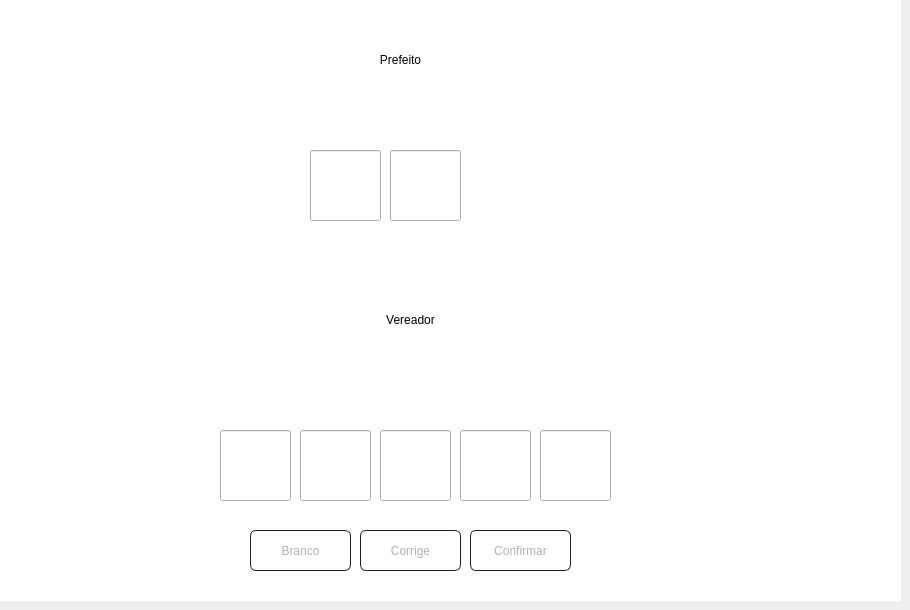
    <widget class="QWidget" name="page_numero">
     <widget class="QFrame" name="frame_votacao">
      <property name="geometry">
       <rect>
        <x>0</x>
        <y>0</y>
        <width>901</width>
        <height>601</height>
       </rect>
      </property>
      <property name="frameShape">
       <enum>QFrame::StyledPanel</enum>
      </property>
      <property name="frameShadow">
       <enum>QFrame::Raised</enum>
      </property>
      <widget class="QPushButton" name="votar">
       <property name="geometry">
        <rect>
         <x>470</x>
         <y>530</y>
         <width>101</width>
         <height>41</height>
        </rect>
       </property>
       <property name="styleSheet">
        <string notr="true">QPushButton#votar {
    color: #b1b1b1;
    background-color: QLinearGradient( x1: 0, y1: 0, x2: 0, y2: 1,
	stop: 0 #565656,
	stop: 0.1 #525252,
	stop: 0.5 #4e4e4e,
	stop: 0.9 #4a4a4a,
	stop: 1 #464646);
    border-width: 1px;
    border-color: #1e1e1e;
    border-style: solid;
    border-radius: 6;

}

QPushButton:hover#votar {
	background-color: QLinearGradient( x1: 0, y1: 0, x2: 0, y2: 1,
	stop: 0 #2d2d2d,
	stop: 0.1 #2b2b2b,
	stop: 0.5 #292929,
	stop: 0.9 #282828,
	stop: 1 #252525);

}

QPushButton:pressed#votar {
   background-color: QLinearGradient( x1: 0, y1: 0, x2: 0, y2: 1,
	stop: 0 #2d2d2d,
	stop: 0.1 #2b2b2b,
	stop: 0.5 #292929,
	stop: 0.9 #282828,
	stop: 1 #252525);
}</string>
       </property>
       <property name="text">
        <string>Confirmar</string>
       </property>
       <property name="autoDefault">
        <bool>true</bool>
       </property>
      </widget>
      <widget class="QLabel" name="background_2">
       <property name="geometry">
        <rect>
         <x>0</x>
         <y>0</y>
         <width>901</width>
         <height>601</height>
        </rect>
       </property>
       <property name="styleSheet">
        <string notr="true">background-color: rgb(255, 255, 255);</string>
       </property>
       <property name="text">
        <string>&lt;html&gt;&lt;head/&gt;&lt;body&gt;&lt;p align=&quot;center&quot;&gt;&lt;br/&gt;&lt;/p&gt;&lt;/body&gt;&lt;/html&gt;</string>
       </property>
      </widget>
      <widget class="QLabel" name="prefeito_nome">
       <property name="geometry">
        <rect>
         <x>270</x>
         <y>0</y>
         <width>261</width>
         <height>121</height>
        </rect>
       </property>
       <property name="styleSheet">
        <string notr="true">font: 36pt &quot;MS Shell Dlg 2&quot;;</string>
       </property>
       <property name="text">
        <string>&lt;center&gt;Prefeito&lt;/center&gt;</string>
       </property>
      </widget>
      <widget class="QLabel" name="vereador_nome">
       <property name="geometry">
        <rect>
         <x>280</x>
         <y>270</y>
         <width>261</width>
         <height>101</height>
        </rect>
       </property>
       <property name="styleSheet">
        <string notr="true">font: 36pt &quot;MS Shell Dlg 2&quot;;</string>
       </property>
       <property name="text">
        <string>&lt;html&gt;&lt;head/&gt;&lt;body&gt;&lt;p align=&quot;center&quot;&gt;Vereador&lt;/p&gt;&lt;/body&gt;&lt;/html&gt;</string>
       </property>
      </widget>
      <widget class="QLineEdit" name="prefeito_1">
       <property name="geometry">
        <rect>
         <x>310</x>
         <y>150</y>
         <width>71</width>
         <height>71</height>
        </rect>
       </property>
       <property name="font">
        <font>
         <family>MS Shell Dlg 2</family>
         <pointsize>30</pointsize>
         <weight>50</weight>
         <italic>false</italic>
         <bold>false</bold>
         <stylestrategy>PreferDefault</stylestrategy>
        </font>
       </property>
       <property name="focusPolicy">
        <enum>Qt::StrongFocus</enum>
       </property>
       <property name="layoutDirection">
        <enum>Qt::LeftToRight</enum>
       </property>
       <property name="styleSheet">
        <string notr="true">font: 30pt &quot;MS Shell Dlg 2&quot;;</string>
       </property>
       <property name="inputMethodHints">
        <set>Qt::ImhNone</set>
       </property>
       <property name="inputMask">
        <string/>
       </property>
       <property name="text">
        <string/>
       </property>
       <property name="maxLength">
        <number>1</number>
       </property>
       <property name="frame">
        <bool>true</bool>
       </property>
       <property name="cursorPosition">
        <number>0</number>
       </property>
      </widget>
      <widget class="QLineEdit" name="prefeito_2">
       <property name="geometry">
        <rect>
         <x>390</x>
         <y>150</y>
         <width>71</width>
         <height>71</height>
        </rect>
       </property>
       <property name="styleSheet">
        <string notr="true">font: 30pt &quot;MS Shell Dlg 2&quot;;</string>
       </property>
       <property name="maxLength">
        <number>1</number>
       </property>
      </widget>
      <widget class="QLineEdit" name="vereador_1">
       <property name="geometry">
        <rect>
         <x>220</x>
         <y>430</y>
         <width>71</width>
         <height>71</height>
        </rect>
       </property>
       <property name="styleSheet">
        <string notr="true">font: 30pt &quot;MS Shell Dlg 2&quot;;</string>
       </property>
       <property name="maxLength">
        <number>1</number>
       </property>
      </widget>
      <widget class="QLineEdit" name="vereador_3">
       <property name="geometry">
        <rect>
         <x>380</x>
         <y>430</y>
         <width>71</width>
         <height>71</height>
        </rect>
       </property>
       <property name="styleSheet">
        <string notr="true">font: 30pt &quot;MS Shell Dlg 2&quot;;</string>
       </property>
       <property name="maxLength">
        <number>1</number>
       </property>
      </widget>
      <widget class="QLineEdit" name="vereador_2">
       <property name="geometry">
        <rect>
         <x>300</x>
         <y>430</y>
         <width>71</width>
         <height>71</height>
        </rect>
       </property>
       <property name="styleSheet">
        <string notr="true">font: 30pt &quot;MS Shell Dlg 2&quot;;</string>
       </property>
       <property name="maxLength">
        <number>1</number>
       </property>
      </widget>
      <widget class="QLineEdit" name="vereador_5">
       <property name="geometry">
        <rect>
         <x>540</x>
         <y>430</y>
         <width>71</width>
         <height>71</height>
        </rect>
       </property>
       <property name="autoFillBackground">
        <bool>false</bool>
       </property>
       <property name="styleSheet">
        <string notr="true">font: 30pt &quot;MS Shell Dlg 2&quot;;</string>
       </property>
       <property name="maxLength">
        <number>1</number>
       </property>
      </widget>
      <widget class="QLineEdit" name="vereador_4">
       <property name="geometry">
        <rect>
         <x>460</x>
         <y>430</y>
         <width>71</width>
         <height>71</height>
        </rect>
       </property>
       <property name="autoFillBackground">
        <bool>false</bool>
       </property>
       <property name="styleSheet">
        <string notr="true">font: 30pt &quot;MS Shell Dlg 2&quot;;</string>
       </property>
       <property name="maxLength">
        <number>1</number>
       </property>
      </widget>
      <widget class="QPushButton" name="branco">
       <property name="geometry">
        <rect>
         <x>250</x>
         <y>530</y>
         <width>101</width>
         <height>41</height>
        </rect>
       </property>
       <property name="styleSheet">
        <string notr="true">QPushButton#branco {
    color: #b1b1b1;
    background-color: QLinearGradient( x1: 0, y1: 0, x2: 0, y2: 1,
	stop: 0 #565656,
	stop: 0.1 #525252,
	stop: 0.5 #4e4e4e,
	stop: 0.9 #4a4a4a,
	stop: 1 #464646);
    border-width: 1px;
    border-color: #1e1e1e;
    border-style: solid;
    border-radius: 6;

}

QPushButton:hover#branco {
	background-color: QLinearGradient( x1: 0, y1: 0, x2: 0, y2: 1,
	stop: 0 #2d2d2d,
	stop: 0.1 #2b2b2b,
	stop: 0.5 #292929,
	stop: 0.9 #282828,
	stop: 1 #252525);

}

QPushButton:pressed#branco {
   background-color: QLinearGradient( x1: 0, y1: 0, x2: 0, y2: 1,
	stop: 0 #2d2d2d,
	stop: 0.1 #2b2b2b,
	stop: 0.5 #292929,
	stop: 0.9 #282828,
	stop: 1 #252525);
}</string>
       </property>
       <property name="text">
        <string>Branco</string>
       </property>
       <property name="autoDefault">
        <bool>true</bool>
       </property>
      </widget>
      <widget class="QLabel" name="text_error">
       <property name="geometry">
        <rect>
         <x>610</x>
         <y>250</y>
         <width>281</width>
         <height>51</height>
        </rect>
       </property>
       <property name="styleSheet">
        <string notr="true">font: 16pt &quot;MS Shell Dlg 2&quot;;</string>
       </property>
       <property name="text">
        <string/>
       </property>
      </widget>
      <widget class="QPushButton" name="corrige_2">
       <property name="geometry">
        <rect>
         <x>360</x>
         <y>530</y>
         <width>101</width>
         <height>41</height>
        </rect>
       </property>
       <property name="styleSheet">
        <string notr="true">QPushButton#corrige_2 {
    color: #b1b1b1;
    background-color: QLinearGradient( x1: 0, y1: 0, x2: 0, y2: 1,
	stop: 0 #565656,
	stop: 0.1 #525252,
	stop: 0.5 #4e4e4e,
	stop: 0.9 #4a4a4a,
	stop: 1 #464646);
    border-width: 1px;
    border-color: #1e1e1e;
    border-style: solid;
    border-radius: 6;

}

QPushButton:hover#corrige_2 {
	background-color: QLinearGradient( x1: 0, y1: 0, x2: 0, y2: 1,
	stop: 0 #2d2d2d,
	stop: 0.1 #2b2b2b,
	stop: 0.5 #292929,
	stop: 0.9 #282828,
	stop: 1 #252525);

}

QPushButton:pressed#corrige_2 {
   background-color: QLinearGradient( x1: 0, y1: 0, x2: 0, y2: 1,
	stop: 0 #2d2d2d,
	stop: 0.1 #2b2b2b,
	stop: 0.5 #292929,
	stop: 0.9 #282828,
	stop: 1 #252525);
}</string>
       </property>
       <property name="text">
        <string>Corrige</string>
       </property>
       <property name="autoDefault">
        <bool>true</bool>
       </property>
      </widget>
      <zorder>background_2</zorder>
      <zorder>votar</zorder>
      <zorder>prefeito_nome</zorder>
      <zorder>vereador_nome</zorder>
      <zorder>prefeito_1</zorder>
      <zorder>prefeito_2</zorder>
      <zorder>vereador_1</zorder>
      <zorder>vereador_3</zorder>
      <zorder>vereador_2</zorder>
      <zorder>vereador_5</zorder>
      <zorder>vereador_4</zorder>
      <zorder>branco</zorder>
      <zorder>text_error</zorder>
      <zorder>corrige_2</zorder>
     </widget>
    </widget>
